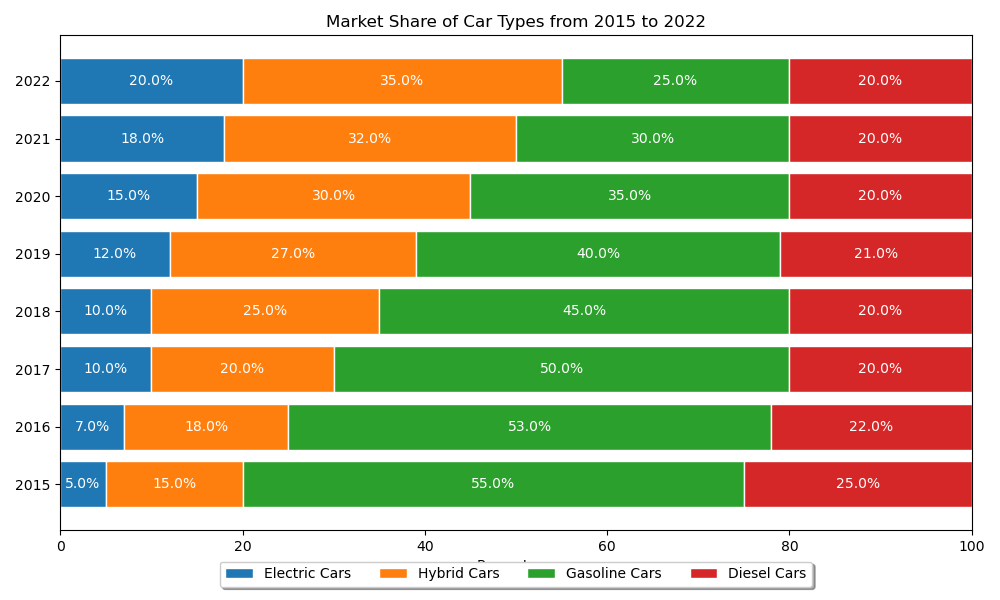

Write the Python code that produced this figure.

import matplotlib.pyplot as plt
import numpy as np

# Data
years = ['2015', '2016', '2017', '2018', '2019', '2020', '2021', '2022']
electric_cars = np.array([5, 7, 10, 10, 12, 15, 18, 20])
hybrid_cars = np.array([15, 18, 20, 25, 27, 30, 32, 35])
gasoline_cars = np.array([55, 53, 50, 45, 40, 35, 30, 25])
diesel_cars = np.array([25, 22, 20, 20, 21, 20, 20, 20])

# Normalize the data to sum up to 1 (100%)
total = electric_cars + hybrid_cars + gasoline_cars + diesel_cars
electric_cars_percent = electric_cars / total * 100
hybrid_cars_percent = hybrid_cars / total * 100
gasoline_cars_percent = gasoline_cars / total * 100
diesel_cars_percent = diesel_cars / total * 100

# Plot
fig, ax = plt.subplots(figsize=(10, 6))

ax.barh(years, electric_cars_percent, color='#1f77b4', edgecolor='white', height=0.8)
ax.barh(years, hybrid_cars_percent, left=electric_cars_percent, color='#ff7f0e', edgecolor='white', height=0.8)
ax.barh(years, gasoline_cars_percent, left=electric_cars_percent + hybrid_cars_percent, color='#2ca02c', edgecolor='white', height=0.8)
ax.barh(years, diesel_cars_percent, left=electric_cars_percent + hybrid_cars_percent + gasoline_cars_percent, color='#d62728', edgecolor='white', height=0.8)

# Add some text for labels and custom x-axis tick labels
ax.set_xlabel('Percentage')
ax.set_title('Market Share of Car Types from 2015 to 2022')
ax.set_yticks(range(len(years)))
ax.set_yticklabels(years)
ax.set_xlim(0, 100)

# Adding legend
ax.legend(['Electric Cars', 'Hybrid Cars', 'Gasoline Cars', 'Diesel Cars'], loc='upper center', bbox_to_anchor=(0.5, -0.05), fancybox=True, shadow=True, ncol=4)

# Show the percentages on the bars
for i in range(len(years)):
    ax.text(electric_cars_percent[i]/2, i, f'{electric_cars_percent[i]:.1f}%', va='center', ha='center', color='white')
    ax.text(electric_cars_percent[i] + hybrid_cars_percent[i]/2, i, f'{hybrid_cars_percent[i]:.1f}%', va='center', ha='center', color='white')
    ax.text(electric_cars_percent[i] + hybrid_cars_percent[i] + gasoline_cars_percent[i]/2, i, f'{gasoline_cars_percent[i]:.1f}%', va='center', ha='center', color='white')
    ax.text(electric_cars_percent[i] + hybrid_cars_percent[i] + gasoline_cars_percent[i] + diesel_cars_percent[i]/2, i, f'{diesel_cars_percent[i]:.1f}%', va='center', ha='center', color='white')

# Display the plot
plt.tight_layout()
plt.show()
